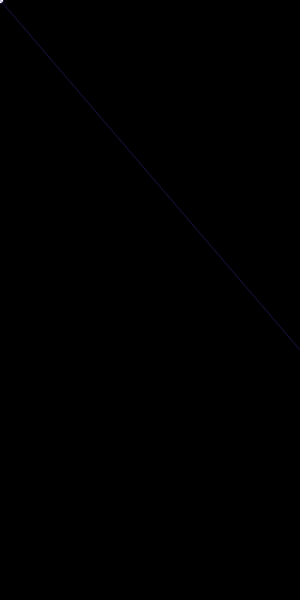
Frame 1 (no input)
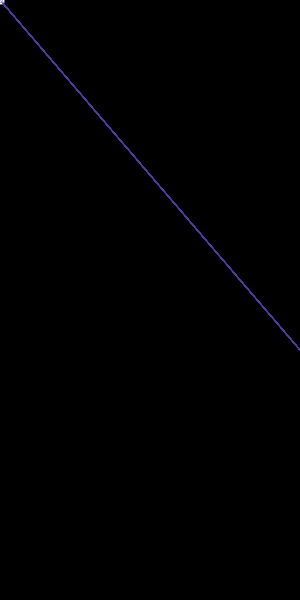
Frame 60 (the mouse pressed at the canvas centre just before this capture)
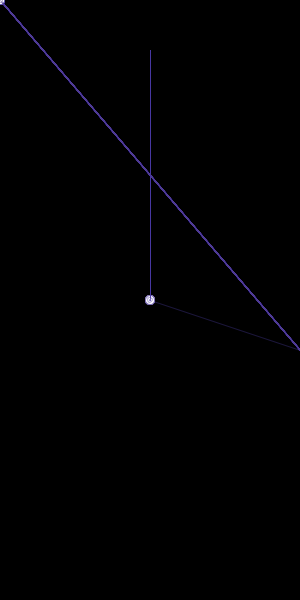
Frame 120 (the mouse held since frame 60 and released just before this capture)

The Processing sketch that drew these frames (run headless with seeded random() and noise(); from frame 60 on, the mouse is pressed at the canvas centre):

// Processing sketch: processing_20374
// ── processing_20374.pde

float circle;
float strokeH;
float strokeS;
float strokeB;

void setup() {
  size(300, 600);
  colorMode(HSB, 255);
  background(0);
  smooth();
}

void draw() {
  
  circle = random(10);
  strokeH= random(170, 185);
  strokeS= random(140, 180);
  strokeB= random(120, 180);
  
  fill(255);
  stroke(strokeH, strokeS, strokeB, 100);
  ellipse(mouseX, mouseY, circle, circle);
  line(mouseX, mouseY, 300 - pmouseX, 350 - pmouseY);
  }

void mousePressed() {
  background(0);      // clears the background
}

//void keyPressed() {
//  println("Saved!");
//  save("OFFF.jpg");
//}
